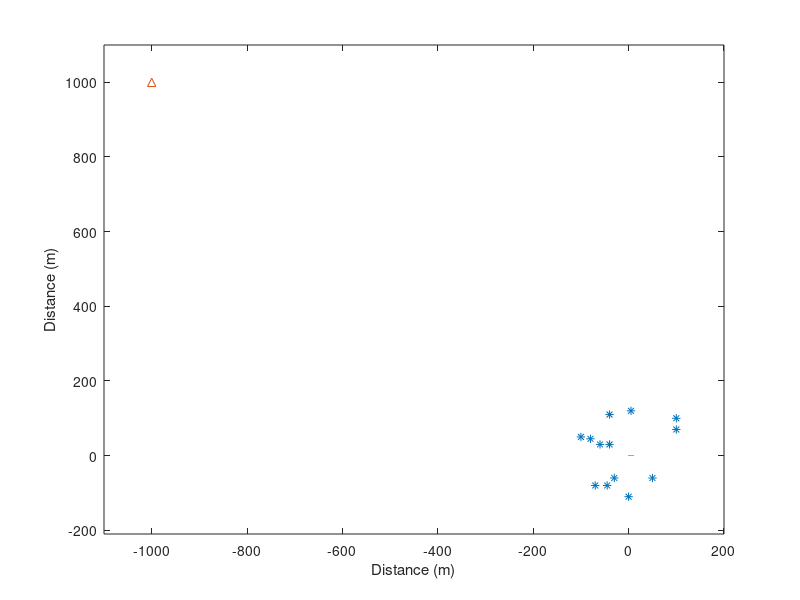
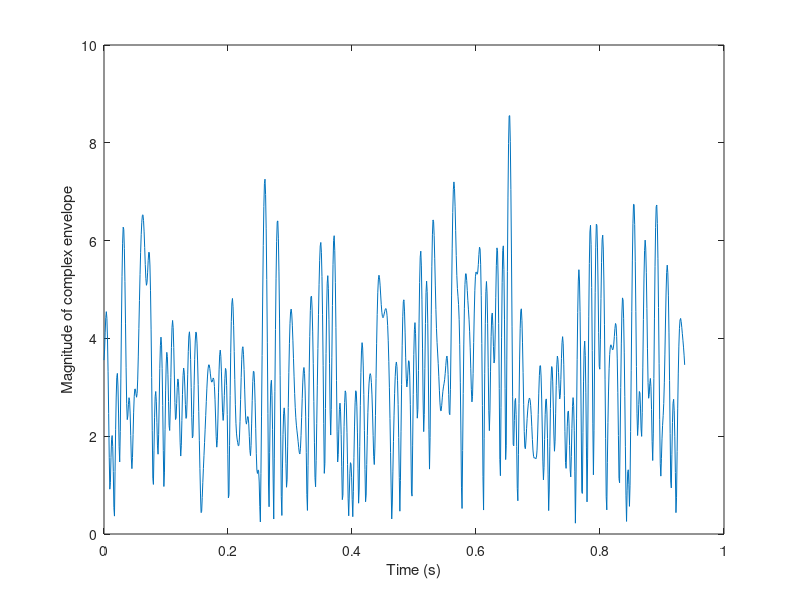
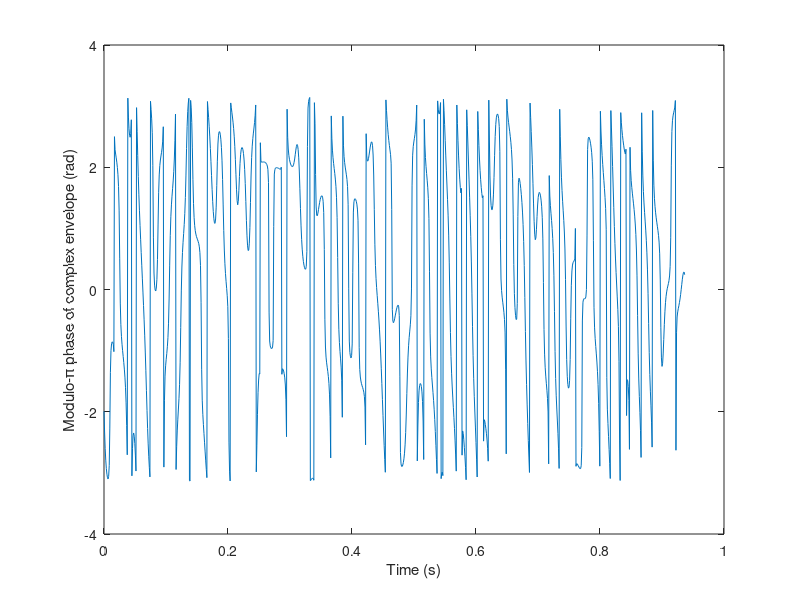
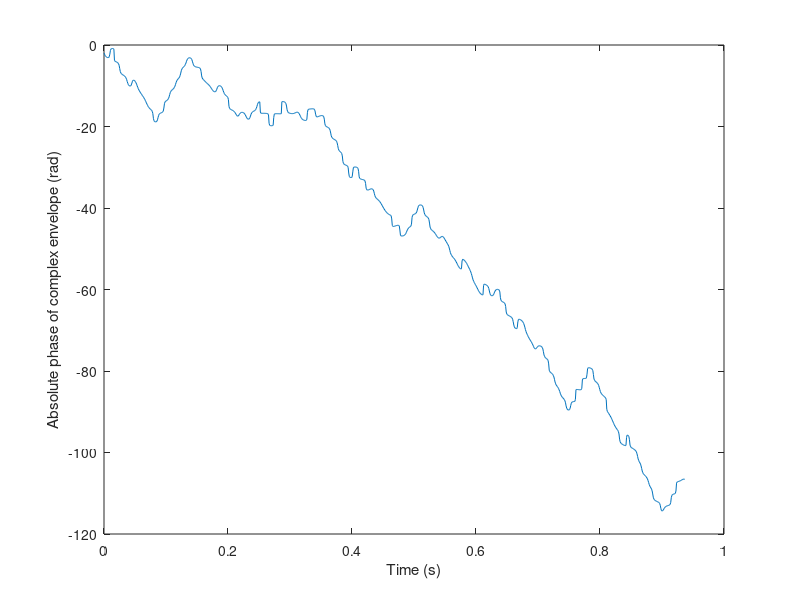

Reproduce these figures in MATLAB, in order. (Note: this script raises an error after producing the figures.)
%
% project44
%
% ======================================================================
clear
close all
clc
% basic inputs ==========================================================

fc=2000;     % MHz  Carrier frequency
F=16;        % sampling rate: fraction of wave length
V=10;        %  m/s MS1 speed 
NFFT=128;    % Number of points in FFT
Nsamples=1000 % Number of samples 

% geometry inputs ========================================================

BSx=-1000; % location of transmitter (BS) x-coordinate
BSy=1000;  % location of transmitter (BS) y-coordinate
MS0=0;        % initial location of receiver (MS) x-coordinate

% locations of point scatterers =========================================

SC=[100 100
    -100 50
    -40 30
    100 70
    -70 -80
    -30 -60
    5 120
    -40 110
    0 -110
    -60 30
    50 -60
    -80 45
    -45 -80];

SCx=SC(:,1);
SCy=SC(:,2);

NSC=length(SCx); % Number of scatterers; 

figure,plot(SCx,SCy,'*', BSx,BSy,'^'), hold on

% indirect parameters ===================================================
lambdac=300/fc;    % m wavelength
Dx=lambdac/F;      % m sampling spacing 
ts=Dx/V;          % s time sampling interval
fs=1/ts;           % Hz sampling frequency
kc=2*pi/lambdac;   % propagation constant

timeaxis=ts.*[0:Nsamples-1];

MSx=MS0+V.*timeaxis;  % MS route along x-axis
MSy=zeros(Nsamples);  % MS route along x-axis (y=0)
plot(MSx,MSy,'r')
xlabel('Distance (m)');
ylabel('Distance (m)');

MINx=min(min(BSx, SCx))-100;
MAXx=max(max(BSx, SCx))+100;
MINy=min(min(min(BSy, SCy)))-100;
MAXy=max(max(max(BSy, SCy)))+100;
axis([MINx MAXx MINy MAXy])


% calculate distance matrix =============================================
distBSSC=sqrt((BSx-SCx).^2+(BSy-SCy).^2);

distBSSCext=repmat(distBSSC,1,Nsamples);

distSCMS=zeros(NSC,Nsamples);
for ii=1:Nsamples
    distSCMS(:,ii)=sqrt((SCx-MSx(ii)).^2+SCy.^2);
end

distBSSCMS=distBSSCext+distSCMS;

% calculate complex envelope ===========================================
ray=exp(-j*kc*distBSSCMS);
r=sum(ray);

% plot amplitude and phase =============================================
figure,plot(timeaxis,abs(r))
xlabel('Time (s)')
ylabel('Magnitude of complex envelope')

figure,plot(timeaxis,angle(r))
xlabel('Time (s)')
ylabel('Modulo-\pi phase of complex envelope (rad)')

figure,plot(timeaxis,unwrap(angle(r)))
xlabel('Time (s)')
ylabel('Absolute phase of complex envelope (rad)')

% plot normalized spectrum in dB =======================================
spectrumr=fftshift((abs(fft(r,NFFT))).^2);
freqaxis=[0:NFFT-1]*fs/NFFT-fs/2;
figure,plot(freqaxis,10*log10(spectrumr)-max(10*log10(spectrumr)))
xlabel('Doppler shift (Hz)')
ylabel('Normalized frquency response (dB)')

% Calculate CDF ========================================================
[CDFx,CDFy]=fCDF(abs(r));

sigma=sqrt(NSC/2);
[CDFyTH]=RayleighCDF(sigma,CDFx)
figure,plot(CDFx,CDFy,CDFx,CDFyTH)
legend('Simulated CDF', 'Theoretical CDF', 'Location', 'SouthEast');
xlabel('Magnitude of complex envelope');
ylabel('Probability the abscissa is not exceeded');





